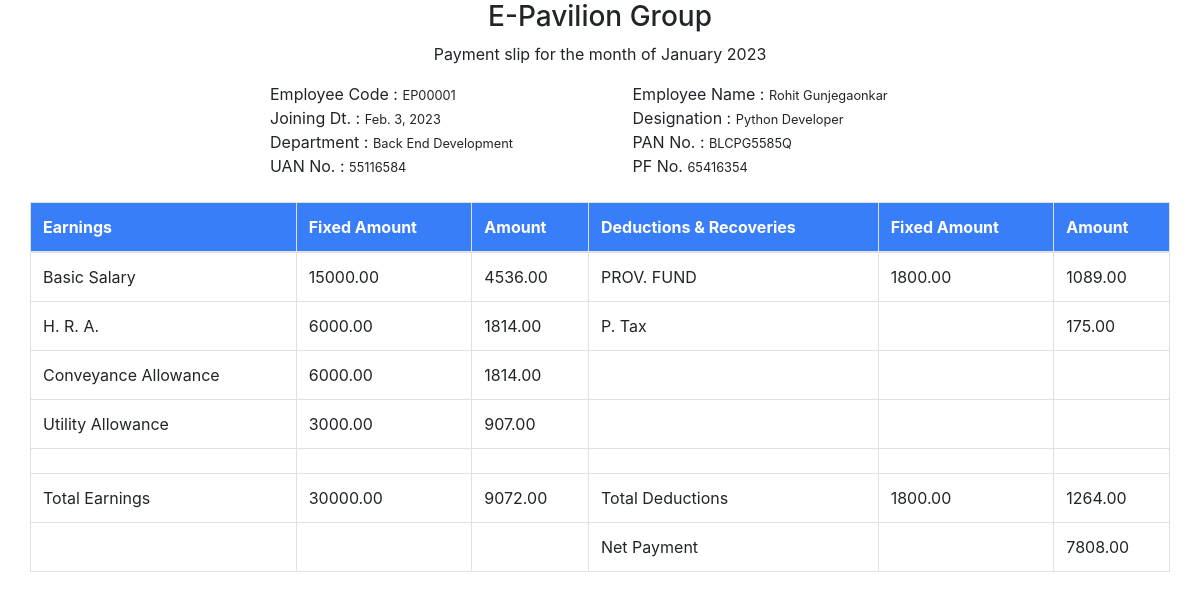
The page /accounts/self-salary/1/ on the database as committed earlier.
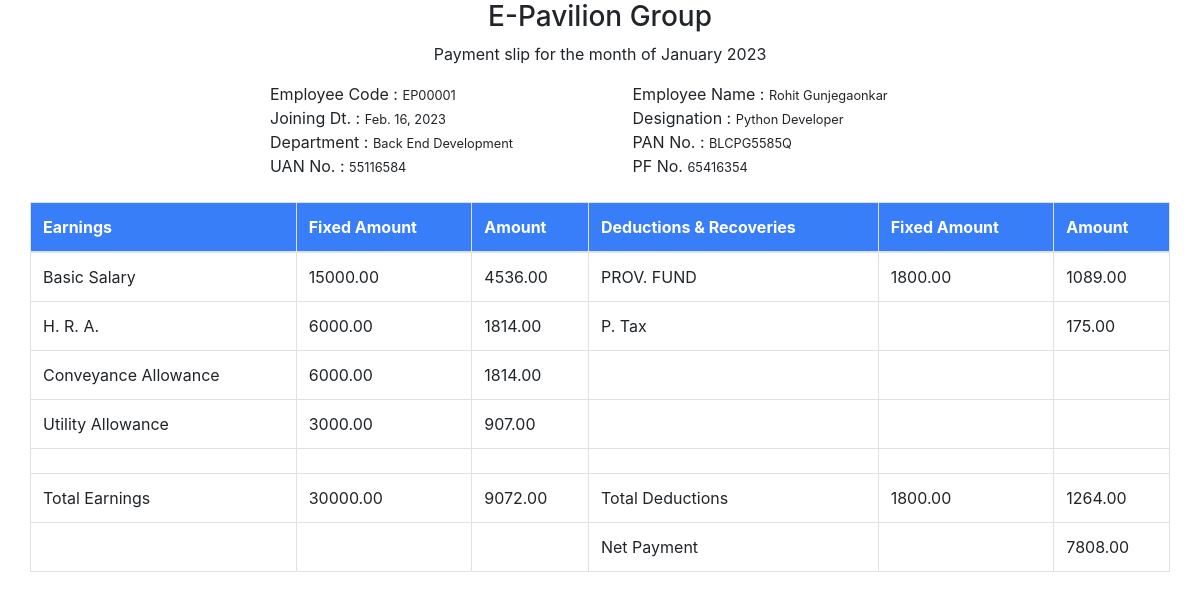
The same page on the database as committed later.
### account/models.py (models this page shows, shortened)
class UserBasicDetails(models.Model):
    emp_user = models.OneToOneField(User, on_delete=models.CASCADE, related_name='user_basics')
    designation = models.ForeignKey(Designation, on_delete=models.CASCADE, to_field='designation_name',related_name='user_designation_details', null=True)
    department = models.ForeignKey(Department, on_delete=models.CASCADE, to_field='department_name',related_name='user_department_details', null=True)
    shift_details = models.ForeignKey(UserShiftDetails, on_delete=models.CASCADE, to_field='shift_name',related_name='user_shift_details', null=True)
    date_of_joining = models.DateField(auto_now=True, null=True)
    salary = models.DecimalField(max_digits=10, decimal_places=2, null=True)
    uan_number = models.BigIntegerField(null=True)
    pf_number = models.CharField(max_length=10, null=True)
    experience_status = models.CharField (choices=(("Fresher", "Fresher"), ("Experienced", "Experienced")), max_length=50, null=True)
    is_salaried = models.BooleanField(default=True)   #if salaried is True deduction part for employee will be calculated eg. PF.
    is_active = models.BooleanField(default=True)
    is_approved = models.BooleanField(default=False)
    is_verify = models.BooleanField(default=False)
    is_requested = models.BooleanField(default=False)
    created_by = models.ForeignKey(User, on_delete=models.CASCADE, related_name='employee_created_by', null=True)
    approved_by = models.ForeignKey(User, on_delete=models.CASCADE, related_name='employee_approved_by', null=True)
    is_completed_basic_details = models.BooleanField(default=False)
    created_at = models.DateTimeField(auto_now_add=True)
    updated_at = models.DateTimeField(auto_now=True)

class Designation(models.Model):
    designation_name = models.CharField(max_length=100, unique=True)
    created_at = models.DateTimeField(auto_now_add=True)
    updated_at = models.DateTimeField(auto_now=True)

class Department(models.Model):
    department_name = models.CharField(max_length=100, unique=True)
    created_at = models.DateTimeField(auto_now_add=True)
    updated_at = models.DateTimeField(auto_now=True)

### account/account_views/self_services/self_salary.py (the view)
# urls.py: path("self-salary/<int:pk>/", SalarySlip.as_view(), name="salary_slip"),
class SalarySlip(View):
    def get (self, request, pk):
        month_attendance_counter(user_id= request.user.id, month_name = 0)
        salary_slip(user_id = request.user.id , month_name = 0)
        salary_details = Salary.objects.get(id = pk)
        emp_id = salary_details.emp_user_id
        basic_details = UserBasicDetails.objects.get(emp_user_id=emp_id)
        additional_details = UserAdditionalDetail.objects.get(emp_user_id=emp_id)
        user_sal = Decimal(basic_details.salary)
        month_format = salary_details.month.month_name[0:-4] + ' ' + salary_details.month.month_name[-4:]
        gross_sal = round((user_sal/Decimal(1.12)), 2)
        if gross_sal<=15000:
            gross_sal = gross_sal
        else:
            gross_sal = user_sal - 1800
        if basic_details.is_salaried == False:
            gross_sal = user_sal
        basic = round((Decimal(0.50) * user_sal), 2)
        hra = round((Decimal(0.20) * user_sal), 2)
        conveyance = round((Decimal(0.20) * user_sal), 2)
        utility = round((Decimal(0.10) * user_sal), 2)
        if gross_sal>=15000:
            pf_employee_1 = round (Decimal(1800), 2)
        else:
            pf_employee_1 = round((gross_sal * Decimal(0.12)), 2)
        data = {
            "salary_details": salary_details,
            "basic_details" : basic_details,
            "additional_details": additional_details,
            'basic_salary1': basic,
            'hra1': hra,
            'conveyance_allowance1': conveyance,
            'utility_allowance1': utility,
            'gross1': gross_sal,
            'pf_employee1': pf_employee_1,
            'current_month': month_format
              }
        return render(request, "account/self_services/salary_slip.html", data)

### account/account_views/dependencies/basic_functions.py (called while the page is built, shortened)
def month_attendance_counter (user_id, month_name = 0):
    if User.objects.filter(id=user_id).exists() == False:
        return None

def salary_slip (user_id, month_name = 0):
    if User.objects.filter(id=user_id).exists() == False:
        return None

### templates/account/self_services/salary_slip.html (shortened to what the changed rows need)
<!DOCTYPE html>
<html>
<head>
</head>
<link rel="stylesheet" href="https://cdn.jsdelivr.net/npm/bootstrap@4.3.1/dist/css/bootstrap.min.css">
<body>
  <div class="container mt-3 mb-5">
    <div class="row">
        <div class="col-md-12">
            <div class="row " >
                <div class="col-md-10" style="padding-left:15rem;">
                    <div class="row">
                        <div class="col-md-6">
                            <div> <span class="fw-bolder">Joining Dt. :</span> <small class="ms-3">{{basic_details.date_of_joining}}</small> </div>
                        </div>
                        <div class="col-md-6">
                            <div> <span class="fw-bolder">Designation :</span> <small class="ms-3">{{basic_details.designation.designation_name}}</small> </div>
                        </div>
                    </div>
                    <div class="row">
                        <div class="col-md-6">
                            <div> <span class="fw-bolder">Department : </span> <small class="ms-3">{{basic_details.department.department_name}}</small> </div>
                        </div>
                    </div>
                    <div class="row">
                        <div class="col-md-6">
                            <div> <span class="fw-bolder">UAN No. :</span> <small class="ms-3">{{basic_details.uan_number}}</small></div>
                        </div>
                        <div class="col-md-6">
                            <div> <span class="fw-bolder">PF No.</span> <small class="ms-3">{{basic_details.pf_number}}</small> </div>
                        </div>
                    </div>
                </div>
<table class="mt-4 table table-bordered">
  <thead class="text-white" style="background:#387EF9;">
  <tr>
    <th>Earnings</th>
    <th>Fixed Amount</th>
    <th>Amount</th>
    <th>Deductions & Recoveries</th>
    <th>Fixed Amount</th>
    <th>Amount</th>
  </tr>
  </thead>
  <tr>
    <td>Total Earnings</td>
    <td>{{gross1}}</td>
    <td>{{salary_details.gross_salary}}</td>
    <td>Total Deductions</td>
    <td>{{pf_employee1}}</td>
    <td>{{salary_details.deductions}}</td>
  </tr>
</table>
</body>
</html>

Rows that differ between the two databases and show on the page:
changed UserBasicDetails "Python Developer": date_of_joining "Feb. 3, 2023" → "Feb. 16, 2023"
